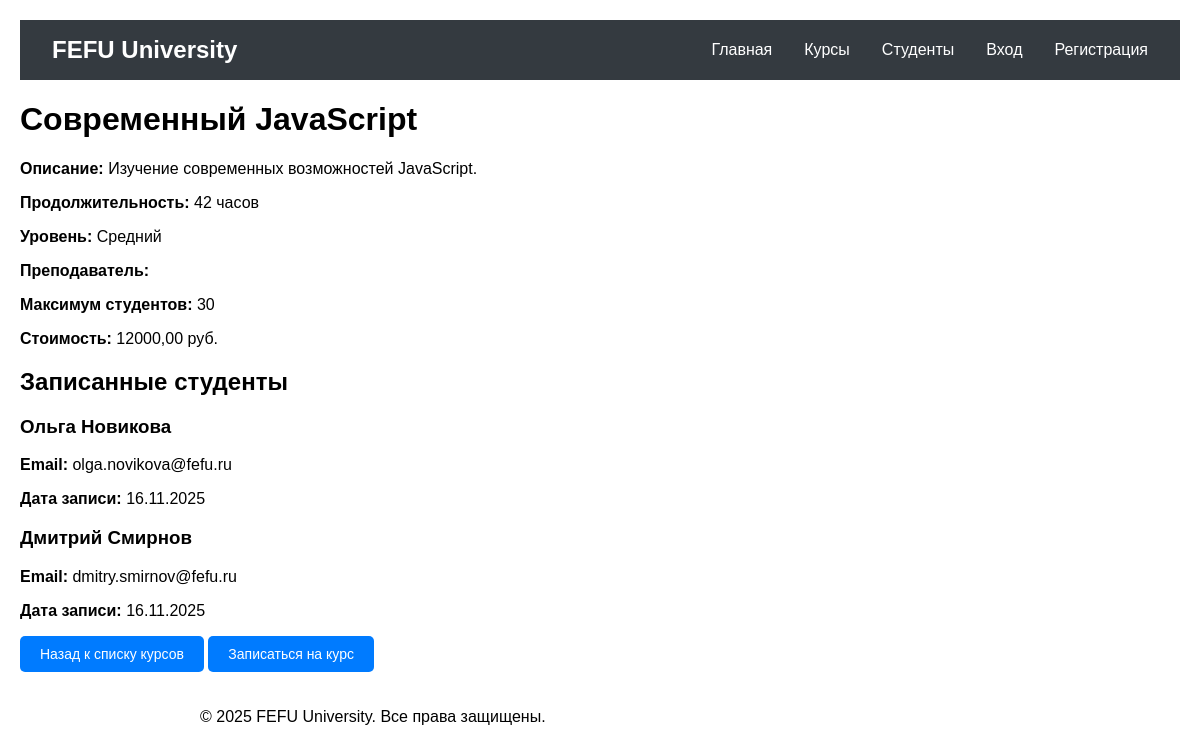
The page /courses/modern-javascript/ on the database its author committed.
### fefu_lab/models.py (models this page shows, shortened)
class Course(models.Model):
    LEVEL_CHOICES = [
        ('BEGINNER', 'Начальный'),
        ('INTERMEDIATE', 'Средний'),
        ('ADVANCED', 'Продвинутый'),
    ]
    title = models.CharField(
        max_length=200,
        unique=True,
        verbose_name='Название курса'
    )
    slug = models.SlugField(unique=True, verbose_name='URL-адрес')
    description = models.TextField(verbose_name='Описание')
    duration = models.PositiveIntegerField(
        validators=[MinValueValidator(1)],
        verbose_name='Продолжительность (часов)'
    )
    instructor = models.ForeignKey(
        'Instructor',
        on_delete=models.SET_NULL,
        null=True,
        blank=True,
        verbose_name='Преподаватель'
    )
    is_active = models.BooleanField(default=True, verbose_name='Активен')
    level = models.CharField(
        max_length=12,
        choices=LEVEL_CHOICES,
        default='BEGINNER',
        verbose_name='Уровень сложности'
    )
    max_students = models.PositiveIntegerField(default=30, verbose_name='Максимум студентов')
    price = models.DecimalField(
        max_digits=10,
        decimal_places=2,
        default=0,
        verbose_name='Стоимость'
    )
    created_at = models.DateTimeField(auto_now_add=True, verbose_name='Дата создания')
    class Meta:
        verbose_name = 'Курс'
        verbose_name_plural = 'Курсы'
        ordering = ['title']

class Enrollment(models.Model):
    STATUS_CHOICES = [
        ('ACTIVE', 'Активен'),
        ('COMPLETED', 'Завершен'),
    ]
    student = models.ForeignKey(
        'Student',
        on_delete=models.CASCADE,
        verbose_name='Студент'
    )
    course = models.ForeignKey(
        'Course',
        on_delete=models.CASCADE,
        verbose_name='Курс'
    )
    enrolled_at = models.DateTimeField(
        auto_now_add=True,
        verbose_name='Дата записи'
    )
    status = models.CharField(
        max_length=10,
        choices=STATUS_CHOICES,
        default='ACTIVE',
        verbose_name='Статус'
    )
    class Meta:
        verbose_name = 'Запись на курс'
        verbose_name_plural = 'Записи на курсы'
        unique_together = ['student', 'course']
        ordering = ['-enrolled_at']

class Student(models.Model):
    ROLE_CHOICES = [
        ('STUDENT', 'Студент'),
        ('TEACHER', 'Преподаватель'),
        ('ADMIN', 'Администратор'),
    ]
    FACULTY_CHOICES = [
        ('CS', 'Кибербезопасность'),
        ('SE', 'Программная инженерия'),
        ('IT', 'Информационные технологии'),
        ('DS', 'Наука о данных'),
        ('WEB', 'Веб-технологии'),
    ]
    user = models.OneToOneField(
        User,
        on_delete=models.CASCADE,
        related_name='student_profile',
        verbose_name='Пользователь',
        null=True,
        blank=True
    )
    first_name = models.CharField(
        max_length=100,
        verbose_name='Имя'
    )
    last_name = models.CharField(
        max_length=100,
        verbose_name='Фамилия'
    )
    email = models.EmailField(
        unique=True,
        verbose_name='Электронная почта'
    )
    birth_date = models.DateField(
        null=True,
        blank=True,
        verbose_name='Дата рождения'
    )
    faculty = models.CharField(
        max_length=3,
        choices=FACULTY_CHOICES,
        default='CS',
        verbose_name='Факультет'
    )
    phone = models.CharField(
        max_length=20,
        blank=True,
        verbose_name='Телефон'
    )
    avatar = models.ImageField(
        upload_to=user_avatar_path,
        blank=True,
        null=True,
        verbose_name='Аватар'
    )
    bio = models.TextField(
        blank=True,
        verbose_name='О себе'
    )
    role = models.CharField(
        max_length=10,
        choices=ROLE_CHOICES,
        default='STUDENT',
        verbose_name='Роль'
    )
    created_at = models.DateTimeField(
        auto_now_add=True,
        verbose_name='Дата создания'
    )
    class Meta:
        verbose_name = 'Профиль студента'
        verbose_name_plural = 'Профили студентов'
        ordering = ['last_name', 'first_name']
    @property
    def full_name(self):
        return f"{self.first_name} {self.last_name}"

### fefu_lab/views.py (the view)
# urls.py: path('courses/<slug:slug>/', views.course_detail, name='course_detail'),
def course_detail(request, slug):
    course = get_object_or_404(Course, slug=slug, is_active=True)
    enrollments = Enrollment.objects.filter(course=course, status='ACTIVE').select_related('student')
    return render(request, 'fefu_lab/course_detail.html', {
        'course': course,
        'enrollments': enrollments,
        'title': f'Курс: {course.title}'
    })

### fefu_lab/templates/fefu_lab/course_detail.html
{% extends "fefu_lab/base.html" %}
{% block content %}
<div class="course-detail">
    <h1>{{ course.title }}</h1>
    <div class="course-info">
        <p><strong>Описание:</strong> {{ course.description }}</p>
        <p><strong>Продолжительность:</strong> {{ course.duration }} часов</p>
        <p><strong>Уровень:</strong> {{ course.get_level_display }}</p>
        {% if course.instructor %}
            <p><strong>Преподаватель:</strong> {{ course.instructor.full_name }}</p>
        {% endif %}
        <p><strong>Максимум студентов:</strong> {{ course.max_students }}</p>
        <p><strong>Стоимость:</strong> {{ course.price }} руб.</p>
    </div>
    <h2>Записанные студенты</h2>
    {% if enrollments %}
        <div class="students-list">
            {% for enrollment in enrollments %}
                <div class="student-item">
                    <h3>{{ enrollment.student.full_name }}</h3>
                    <p><strong>Email:</strong> {{ enrollment.student.email }}</p>
                    <p><strong>Дата записи:</strong> {{ enrollment.enrolled_at|date:"d.m.Y" }}</p>
                </div>
            {% endfor %}
        </div>
    {% else %}
        <p>На этот курс еще никто не записался.</p>
    {% endif %}
    <a href="{% url 'course_list' %}" class="btn">Назад к списку курсов</a>
    <a href="{% url 'enrollment' %}" class="btn">Записаться на курс</a>
</div>
{% endblock %}

### fefu_lab/css/style.css (style rules this page uses)
body { font-family: Arial, sans-serif; margin: 20px; }
.btn { background: #007bff; color: white; padding: 12px 24px; border: none; border-radius: 5px; cursor: pointer; font-size: 16px; text-decoration: none; display: inline-block; }
.btn { display: inline-block; padding: 10px 20px; background: #007bff; color: white; text-decoration: none; border-radius: 5px; border: none; cursor: pointer; font-size: 14px; transition: background 0.3s; }

### rows shown on the page
Course: title "Современный JavaScript", description "Изучение современных возможностей JavaScript.", duration "42", level "Средний", max_students "30", price "12000,00"
Enrollment: student.full_name "Ольга Новикова", student.email "olga.novikova@fefu.ru", enrolled_at "16.11.2025"
Enrollment: student.full_name "Дмитрий Смирнов", student.email "dmitry.smirnov@fefu.ru", enrolled_at "16.11.2025"
